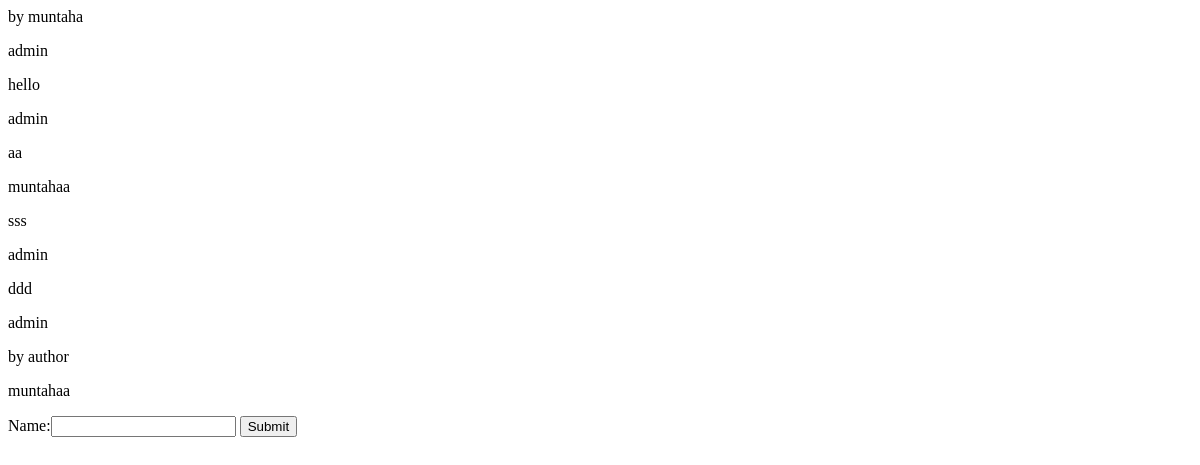
The app's page /album/, older data.
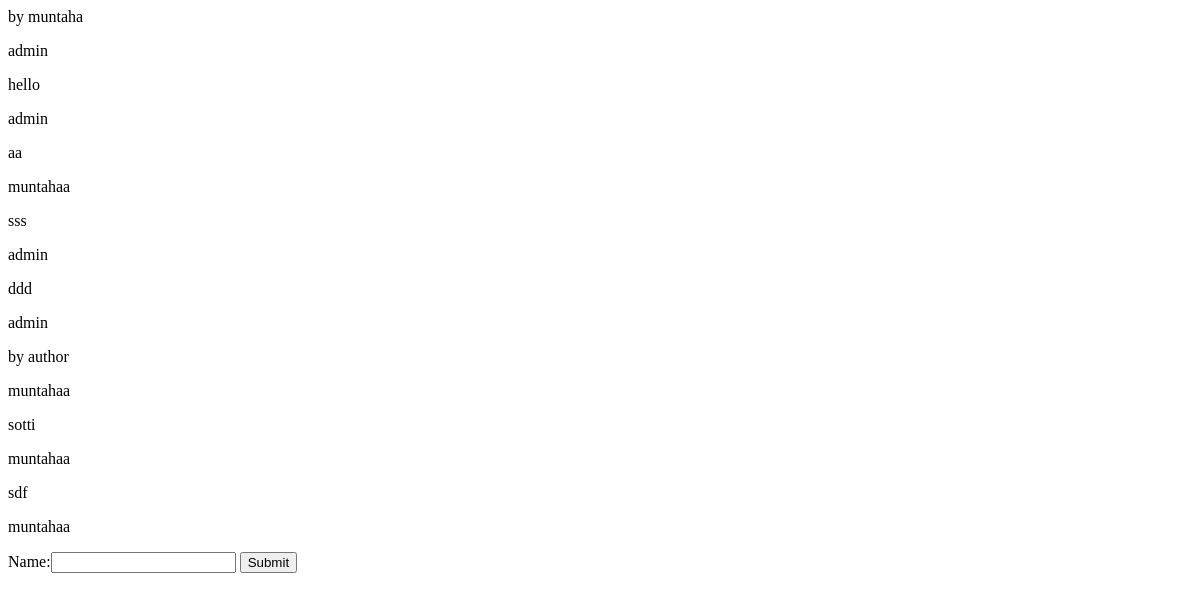
The same page, newer data.
### blog/models.py (models this page shows, shortened)
class Album(models.Model):
    artist = models.ForeignKey(User, on_delete=models.CASCADE)
    name = models.CharField(max_length=100)

### blog/views.py (the view, shortened to what this page needs)
# urls.py: path('album/', views.album, name='album-list'),
def album(request):
    album = Album.objects.all()
    form = AlbumForm()
    context = {'album':album, 'form':form}
    return render(request, 'tasks/album.html', context)

### blog/forms.py
class AlbumForm(forms.ModelForm):
    class Meta:
        model = Album
        exclude = ['release_date','artist']

### templates/tasks/album.html (shortened to what this page needs)
{% for albums in album %}
    <p> {{ albums.name }} </p>
    <p> {{ albums.artist }} </p>
{% endfor %}
<form method="POST" action="">
        {{form}}
        <input class="btn btn-info" type="submit" name="Create Task">
    </form>

Row changes from the older to the newer data that the page shows:
added Album: name "sotti", artist "muntahaa"
added Album: name "sdf", artist "muntahaa"
